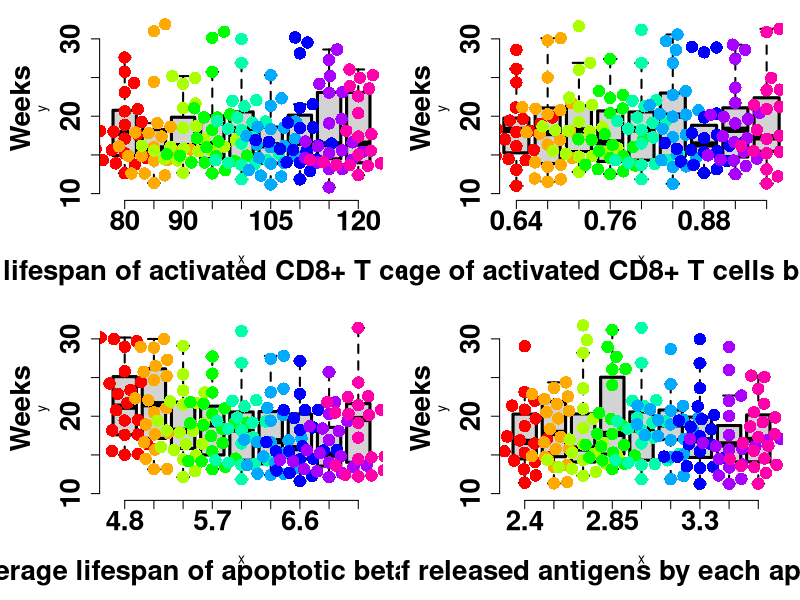

Recreate this plot in R.
setwd("D:/Projects/T1D/Figures")
library(beeswarm)
Mydata11=read.csv("Figure Sbox11.csv")
Mydata12=read.csv("Figure Sbox12.csv")
Mydata13=read.csv("Figure Sbox13.csv")
Mydata14=read.csv("Figure Sbox14.csv")

tiff("Figure Sbox1.tiff", width = 17, height = 10, units = 'in', res = 400, compression = 'lzw')

par(mar=c(6,6,1,1),mfrow=c(2,2),font.axis=2)

#--------------Figure sbox11------------------------------------

#tiff("Figure 7a.tiff", width = 10, height = 7, units = 'in', res = 400, compression = 'lzw')

boxplot(y ~ x, data = Mydata11, 
        outline = FALSE,size=2,cex.axis=2,lwd = 2, boxlwd = 3,font=2, frame.plot=FALSE, ylim=c(10,32))
beeswarm(y ~ x, data = Mydata11, 
         col = rainbow(9), pch = 16, add = TRUE, method= 'swarm', cex=2,frame.plot=FALSE,lwd=3)
#box(lwd=3,frame.plot=FALSE) 


title(xlab="Average lifespan of activated CD8+ T cells in islets (h)", ylab="Weeks",cex.lab=2,font.lab = 2, mgp=c(4,1,0))

#dev.off()

#--------------Figure sbox12------------------------------------

#tiff("Figure 7b.tiff", width = 10, height = 7, units = 'in', res = 400, compression = 'lzw')
par(mar=c(6,6,1,1))

boxplot(y ~ x, data = Mydata12, 
        outline = FALSE,size=2.0,cex.axis=2.0,lwd = 2, boxlwd = 3,font=2, frame.plot=FALSE, ylim=c(10,32), xlim=c(0.8,9.2))
beeswarm(y ~ x, data = Mydata12, 
         col = rainbow(9), pch = 16, add = TRUE, method= 'swarm', cex=2,frame.plot=FALSE,lwd=3)

title(xlab="Percentage of activated CD8+ T cells becoming CTLs", ylab="Weeks",cex.lab=2,font.lab = 2, mgp=c(4,1,0))

#dev.off()

#--------------Figure sbox13------------------------------------

#tiff("Figure 7c.tiff", width = 10, height = 7, units = 'in', res = 400, compression = 'lzw')

par(mar=c(6,6,1,1))
boxplot(y ~ x, data = Mydata13, 
        outline = FALSE,size=2.0,cex.axis=2.0,lwd = 2, boxlwd = 3,font=2, frame.plot=FALSE,ylim=c(10,32))
beeswarm(y ~ x, data = Mydata13, 
         col = rainbow(9), pch = 16, add = TRUE, method= 'swarm', cex=2,frame.plot=FALSE,lwd=3)

title(xlab="Average lifespan of apoptotic beta cells (h)", ylab="Weeks",cex.lab=2,font.lab = 2, mgp=c(4,1,0))

#dev.off()

#--------------Figure sbox14------------------------------------

#tiff("Figure 7d.tiff", width = 10, height = 7, units = 'in', res = 400, compression = 'lzw')
par(mar=c(6,6,1,1))
boxplot(y ~ x, data = Mydata14, 
        outline = FALSE,size=2.0,cex.axis=2.0,lwd = 2, boxlwd = 3,font=2, frame.plot=FALSE, ylim=c(10,32))
beeswarm(y ~ x, data = Mydata14, 
         col = rainbow(9), pch = 16, add = TRUE, method= 'swarm', cex=2,frame.plot=FALSE,lwd=3)

title(xlab="Number of released antigens by each apoptotic beta cell",ylab="Weeks",cex.lab=2,font.lab = 2, mgp=c(4,1,0))

#dev.off()

dev.off()
